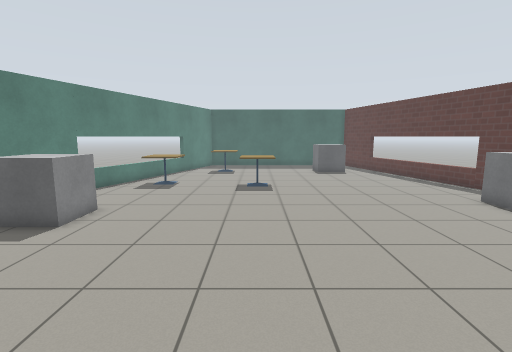
[1] (above)

14 first-person views from a walk through a robot-simulator world made for Gazebo. The camera is 1.3 m above the floor, tilts 8° down and sees 85° across. The floor is counted in squares, 0.5 m on a side. Each view is taken from the middle of a square. On the plan, view 1 faces up. The plan holds only what a view shows up to about 19 squares ahead; the rest is blank. Simple patterns stand in for the simulator's built-in surfaces.

[2]
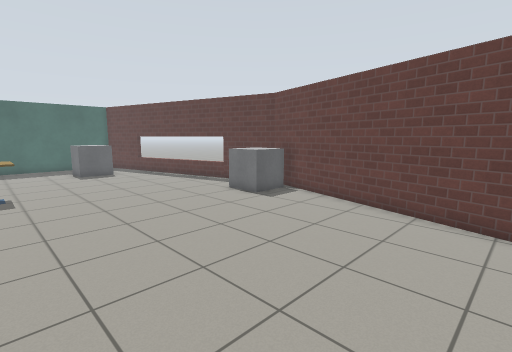

[3]
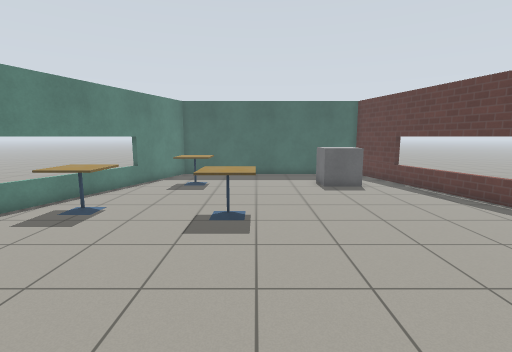

[4]
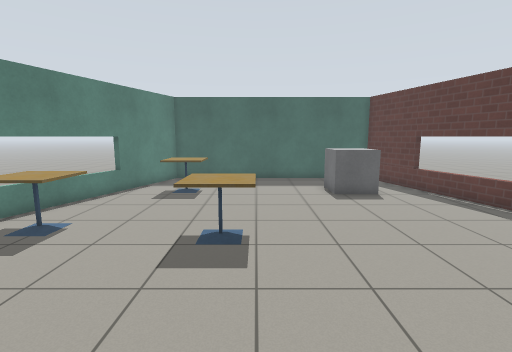

[5]
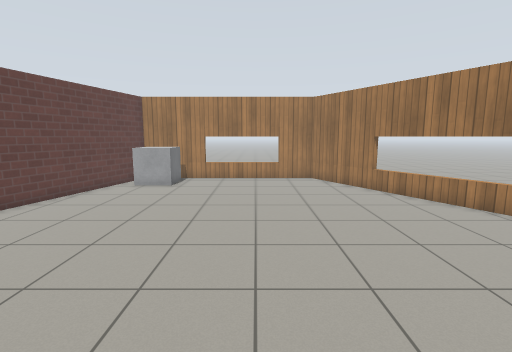

[6]
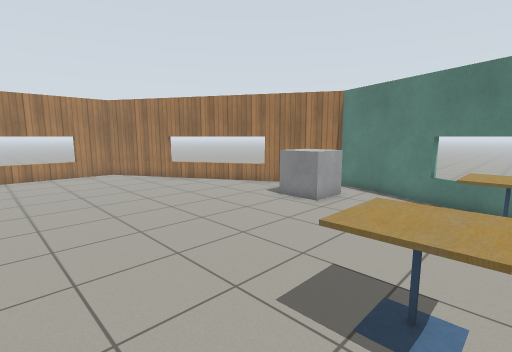

[7]
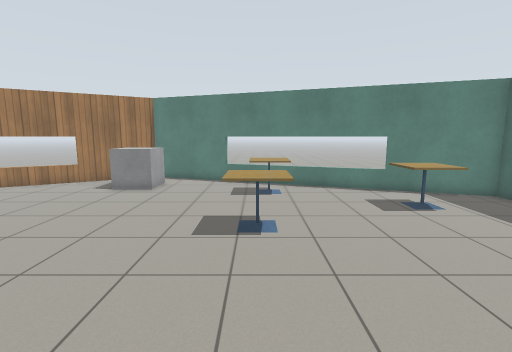

[8]
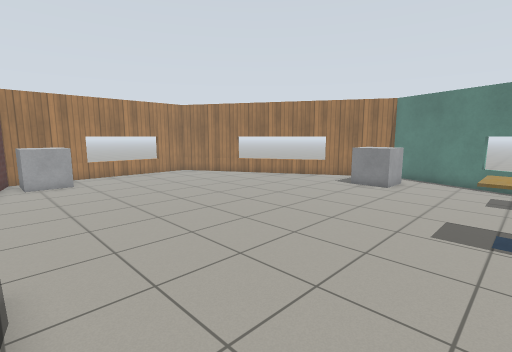

[9]
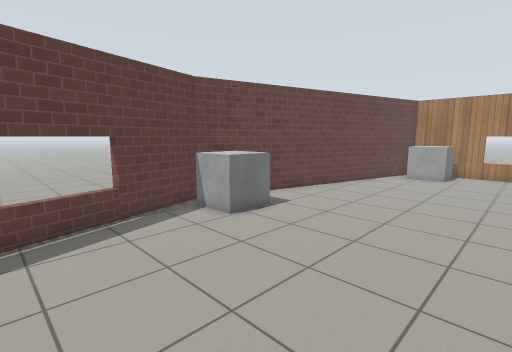

[10]
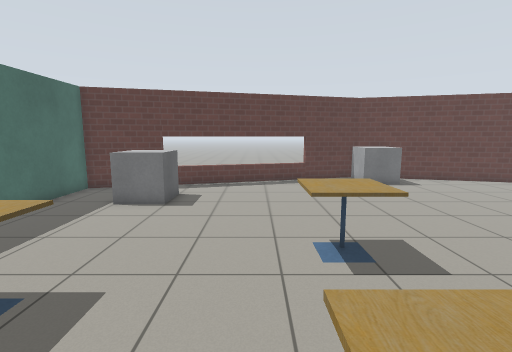

[11]
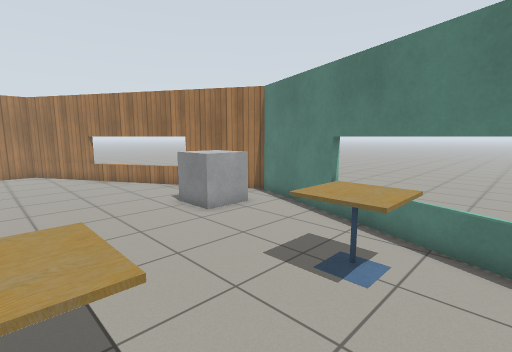

[12]
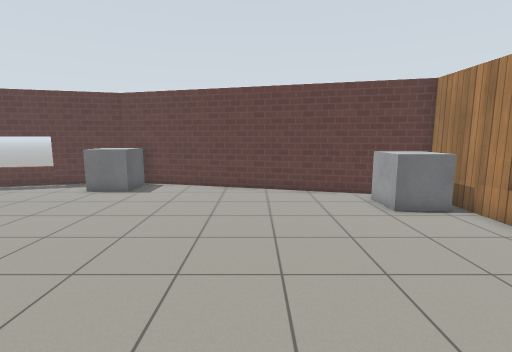

[13]
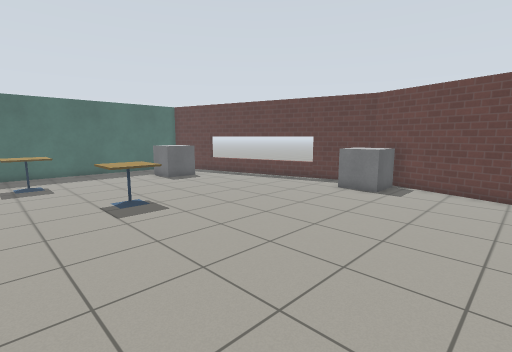

[14]
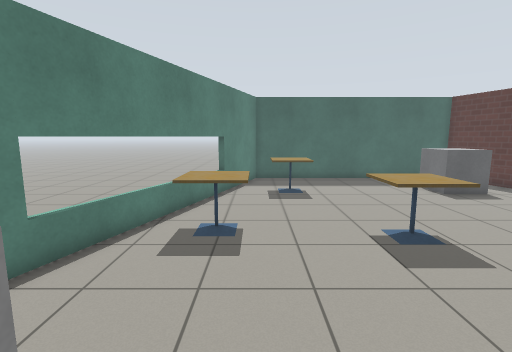

### Floor plan
Points are (right, up) in squares from view 1. A wall is a line through its corners. A room is listed if a view was taken in it or the views show most of it. See-through windows are left out.
Room 1 (views 1, 2, 3, 4, 5, 6, 7, 8, 9, 10, 11, 12, 13, 14)
walls: (11, 13.9) (11.4, 14.1); (12, 10.5) (8, 25.5) (-4, 25.5) (-10.1, 8.5) (-2.5, -4.5) (8, -4.5) (12, 10.5)
objects: other object (-7, 8) to (-6, 10); cafe table (-6, 15) to (-4, 16); cafe table (-3, 21) to (-2, 22); cafe table (-1, 14) to (1, 16); other object (5, 21) to (6, 22); other object (6, -4) to (7, -2); other object (9, 9) to (11, 11)

Where each view was taken, in squares from view 1:
view 1: 0 up, 0 right, facing up
view 2: 0 up, 0 right, facing up-right
view 3: 6 up, 1 right, facing up
view 4: 8 up, 1 right, facing up
view 5: 13 up, 1 right, facing down
view 6: 16 up, 4 right, facing down-left
view 7: 15 up, 8 right, facing left
view 8: 15 up, 9 right, facing down-left
view 9: 17 up, 2 right, facing down-right
view 10: 17 up, 6 left, facing right
view 11: 18 up, 0 right, facing down-left
view 12: 3 up, 4 left, facing right
view 13: 4 up, 4 left, facing up-right
view 14: 8 up, 4 left, facing up
